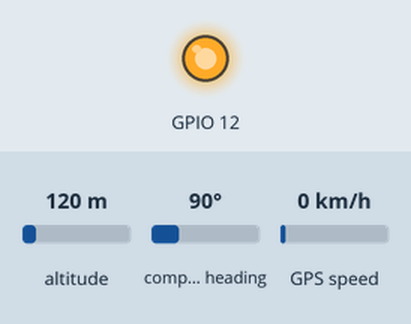
Simulated run of this program. Board: ESP32. On the bench: output pins drawn as LEDs (lit = HIGH). The test bench sets the inputs (shaded band); at power-on: altitude 120 m, compass heading 90°, GPS speed 0 km/h. The GPS gets a fix after 3 s at 37.7749, -122.4194 with 8 satellites; no MQTT or app messages arrive unless stated; what the program prints to the serial monitor is not drawn.

Above: at 0.1 s.
At 1.1 s:
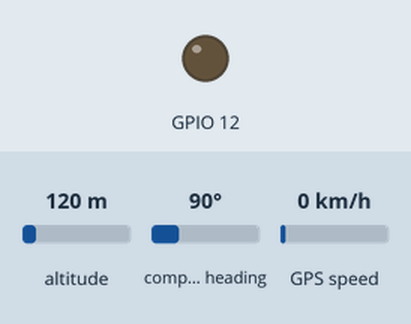
Timing chart, 0 to 2.6 s (numbered marks = the images above):
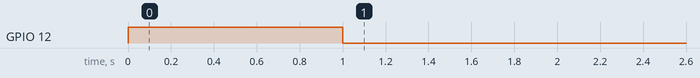

The program:

main.cpp
```cpp
#include <rom/rtc.h>
#define TINY_GSM_MODEM_SIM800
#include <TinyGsmClient.h>
#include <PubSubClient.h>
#include <TinyGPS++.h>
#include <stdio.h>
#include <string.h>
#include<iostream>
#include <vector>
#define SerialMon Serial
#define SerialAT Serial1
#define GPS_BEGIN //caso deseje usar o GPS - Descomentar
#define GSM_TX 13
#define GSM_RX 14

const char apn[] = "timbrasil.br";
const char user[] = "tim";
const char pass[] = "tim";
const char *deviceId = "GsmClient";

const char *broker = "mqtt.thingspeak.com";
const int port = 1883;
const char *mqttUser = "user_user";
const char *mqttPassword = "pass_pass";
long channelID = 1310747;
char writeAPIKey[] = "API_API";
const char *topicLed = "&field1=";
const char *topicInit = "&field2=";
const char *topicLedStatus = "&field3=";
const unsigned long postingInterval = 15L * 1000L;
unsigned long lastConnectionTime = 0;

TinyGsm modem(SerialAT);
TinyGsmClient client(modem);
PubSubClient mqtt(client);
using namespace std;
typedef struct
{

    float LATITUDE, LONGITUDE;
} GPS;
TinyGPSPlus gps;
GPS mGPS;
static const uint32_t GPSBaud = 9600;

#define LED_PIN 27
int ledStatus = LOW;
int count = 0;
long lastReconnectAttempt = 0;

void mqttPublishFeed();
void GpsAvailable();
void displayInfo();
boolean mqttConnect();

void setup()
{
    #if defined(GPS_BEGIN)
    Serial2.begin(GPSBaud);
    Serial.println("Inicializando GPS");
    while (!Serial2)
    {
        SerialMon.println("Falha serial, verifique conexão");
    }
    SerialMon.println("GPS ok");
    #endif
    SerialMon.begin(9600);
    SerialMon.println("Iniciando GSM/GPIO12...");
    pinMode(12,OUTPUT);
    digitalWrite(12,HIGH);
    delay(1000);
    digitalWrite(12,LOW);
    delay(500);
    // Set GSM module baud rate
    SerialAT.begin(9600, SERIAL_8N1, GSM_TX, GSM_RX, false);
    delay(3000);

    // Restart takes quite some time
    // To skip it, call init() instead of restart()
    SerialMon.println("Inicializando o modem...");
    modem.restart();

    String modemInfo = modem.getModemInfo();
    SerialMon.print("Modem: ");
    SerialMon.println(modemInfo);

    // Unlock your SIM card with a PIN
    //modem.simUnlock("1234");

    SerialMon.print("Waiting for network...");
    if (!modem.waitForNetwork())
    {
        SerialMon.println(" fail");
        while (true);
    }
    SerialMon.println(" OK");

    while (true)
    {
        SerialMon.printf("Trying to connect to %s...\n", apn);
        if (!modem.gprsConnect(apn, user, pass))
        {
            SerialMon.println(" fail");
            SerialMon.println("Trying again in 1s...");
            delay(1000);
        }
        else
        {
            SerialMon.println(" OK");
            break;
        }
    }

    // MQTT Broker setup
    mqtt.setServer(broker, port);
    void mqttPublishFeed();
}

void loop()
{
    GpsAvailable();
    if (!mqtt.connected())
    {
        SerialMon.println("=== MQTT NAO CONECTADO ===");
        // Reconnect every 10 seconds
        unsigned long t = millis();
        if (t - lastReconnectAttempt > 10000L)
        {
            lastReconnectAttempt = t;
            if (mqttConnect())
            {
                lastReconnectAttempt = 0;
                SerialMon.println("=== MQTT CONECTADO ===");
            }
        }
        delay(100);
        return;
    }
    mqtt.loop();
    if (millis() - lastConnectionTime > postingInterval)
    {
        mqttPublishFeed();
        //count+=1;
     }
    SerialMon.printf("Status GPRS: %s\n", modem.isGprsConnected() ? "connected" : "not connected");
    SerialMon.printf("Qualidade do sinal: %d\n", modem.getSignalQuality());
    SerialMon.printf("Nivel da bateria: %d\n", modem.getBattPercent());
    float voltage = modem.getBattVoltage();
    SerialMon.printf("Tensao da bateria: %.2f\n", voltage > 32 ? -1 : voltage );
    String gsmTime = modem.getGSMDateTime(DATE_TIME);
    SerialMon.printf("GSM Hora: %s\n", gsmTime.c_str());
    String gsmDate = modem.getGSMDateTime(DATE_DATE);
    SerialMon.printf("GSM Data: %s\n", gsmDate.c_str());
    String cop = modem.getOperator();
    SerialMon.printf("Operadora: %s\n", cop.c_str());
    // String band = modem.getBand();
    // SerialMon.printf("Banda: %s\n", band.c_str());
}
void GpsAvailable()
{
    while (Serial2.available() > 0)
    if (gps.encode(Serial2.read()))
    displayInfo();

    if (millis() > 5000 && gps.charsProcessed() < 10)
    {
        SerialMon.println(F("GPS não detectado: check ligacoes"));
        //while(true);
    }
}
void displayInfo()
{
    SerialMon.print(F("Location: "));
    if (gps.location.isValid())
    {
        mGPS.LATITUDE=(gps.location.lat());
        SerialMon.print(mGPS.LATITUDE,8);
        SerialMon.print(",");
        mGPS.LONGITUDE=(gps.location.lng());
         SerialMon.println(mGPS.LONGITUDE,8);
        //delay(1000);
    }
    else
    {
        mGPS.LATITUDE = 00.00000000; //coordenadas fake apenas para debug
        mGPS.LONGITUDE = 00.00000000; //coordenadas fake apenas para debug
        SerialMon.println("Sem sinal");
        //delay(5000);
    }


}
boolean mqttConnect()
{
    SerialMon.print("Connecting to ");
    SerialMon.print(broker);

    // Connect to MQTT Broker
    //boolean status = mqtt.connect("GsmClientTest");

    // Or, if you want to authenticate MQTT:
    boolean status = mqtt.connect(deviceId, mqttUser, mqttPassword);

    if (status == false)
    {
        SerialMon.println(" fail");
        return false;
    }

    SerialMon.println(" OK");
    mqtt.publish(topicInit, "GSMClient iniciado");
    mqtt.subscribe(topicLed);
    return mqtt.connected();
}

void mqttPublishFeed() {

  //float t = 25; // Read temperature from DHT sensor.
  //float h = 95;  // Read humidity from DHT sensor.
  //int lightLevel = 105; // Read voltage from light sensor.

  // Create data string to send to ThingSpeak.
  String data = String("field1=") + String(mGPS.LATITUDE, DEC) + "&field2=" + String(mGPS.LONGITUDE, DEC)/* + "&field3=" + String(count, DEC)*/;
  int length = data.length();
  const char *msgBuffer;
  msgBuffer=data.c_str();
  SerialMon.println(msgBuffer);

  // Create a topic string and publish data to ThingSpeak channel feed.
  String topicString = "channels/" + String( channelID ) + "/publish/"+String(writeAPIKey);
  length = topicString.length();
  const char *topicBuffer;
  topicBuffer = topicString.c_str();
  mqtt.publish( topicBuffer, msgBuffer );
  lastConnectionTime = millis();
}
```
